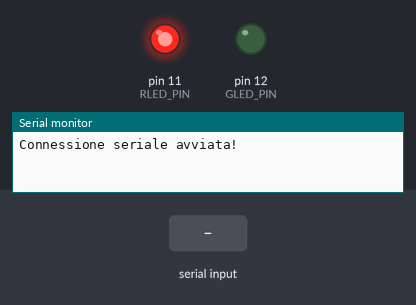
Bench run of a sketch on a simulated Arduino Uno, built with avr-gcc and run on an emulated ATmega328P. On the bench: output pins drawn as LEDs (lit = HIGH), the last lines printed to the serial monitor. The test bench sets the inputs (shaded band).

Above: at 1.2 s.
1.3 s: "R" received over Serial
At 2.7 s:
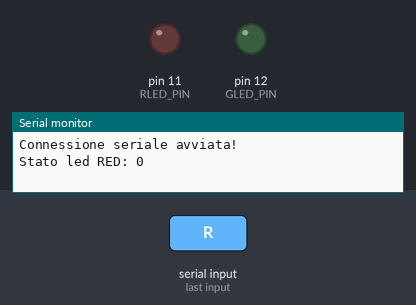
4.3 s: "G" received over Serial
At 4.9 s:
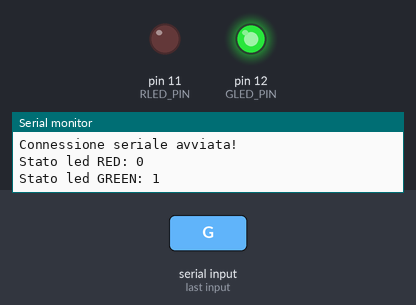
7.3 s: "1" received over Serial
At 13.1 s:
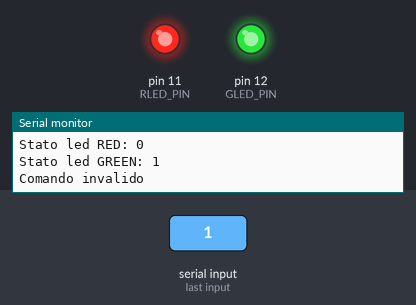
Timing chart, 0 to 15.0 s (numbered marks = the images above; inputs shaded):
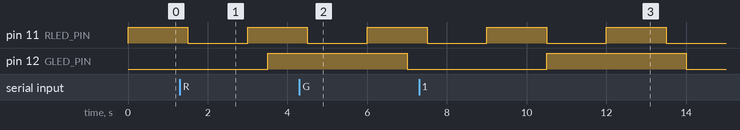

Measured:
- by itself, pin 11 (RLED_PIN): alternates HIGH for 1.5 s and LOW for 1.5 s

The sketch:

es1-2.ino
```cpp
#include <TimerOne.h>

const int RLED_PIN = 11;
const int GLED_PIN = 12;

const float R_HALF_PERIOD = 1.5;
const float G_HALF_PERIOD = 3.5;

volatile unsigned int greenLedState = LOW;
unsigned int redLedState = LOW;

void setup() {
  // put your setup code here, to run once:
  pinMode(RLED_PIN, OUTPUT);
  pinMode(GLED_PIN, OUTPUT);
  Serial.begin(9600);
  while(!Serial);
  Serial.println("Connessione seriale avviata!");
  Timer1.initialize(G_HALF_PERIOD * 1e06);
  Timer1.attachInterrupt(blinkGreen);
}

void loop() {
  // put your main code here, to run repeatedly:
  serialPrintStatus();
  redLedState = !redLedState;
  digitalWrite(RLED_PIN, redLedState);
  delay(R_HALF_PERIOD * 1e03);
}

void serialPrintStatus(){
  if(Serial.available() > 0){
    unsigned int input = Serial.read();

    if(input == 'R'){
      Serial.print("Stato led RED: ");
      Serial.println(!redLedState);
    }else if(input == 'G'){
      Serial.print("Stato led GREEN: ");
      Serial.println(greenLedState);
    }else{
      Serial.println("Comando invalido");
    }

    // eventuali caratteri oltre al primo vengono ignorati
    while(Serial.available() > 0)
        Serial.read();
  }
}

void blinkGreen(){
  greenLedState = !greenLedState;
  digitalWrite(GLED_PIN, greenLedState);
}
```
